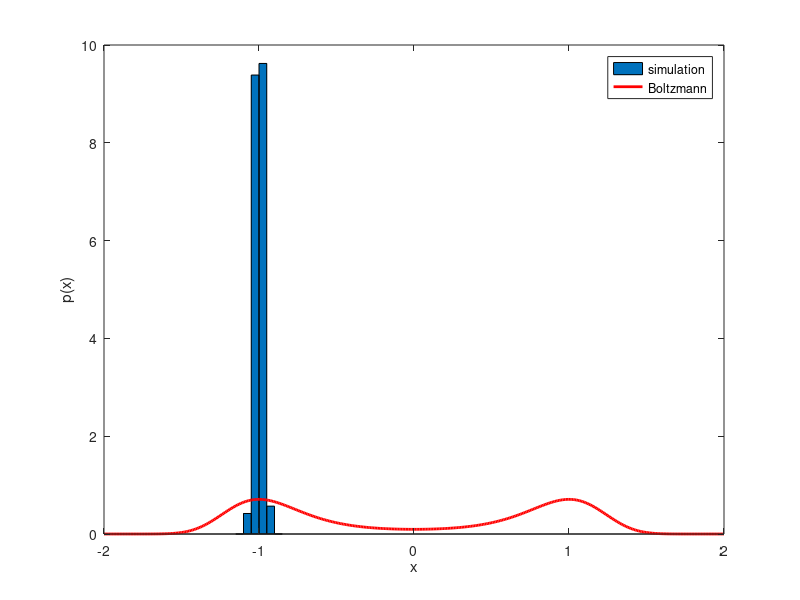

The MATLAB script that drew this image:
T = 0.5;                                  % must match --temp
x = load("positions.txt");                % skips lines starting with #

V = @(x) (x.^2 - 1).^2;
Z = quadgk(@(x) exp(-V(x) / T), -Inf, Inf);

edges = linspace(-2, 2, 81);              % 80 bins
centers = (edges(1:end-1) + edges(2:end)) / 2;
binWidth = edges(2) - edges(1);
counts = histc(x, edges);
counts = counts(1:end-1);                 % histc's last bin only counts x == 2 exactly
density = counts / (numel(x) * binWidth); % normalize like a probability density

xs = linspace(-2, 2, 400);
figure("visible", "off");                 % no display on the server
bar(centers, density, 1); hold on;
plot(xs, exp(-V(xs) / T) / Z, "r", "linewidth", 2);
xlabel("x"); ylabel("p(x)"); legend("simulation", "Boltzmann");
print("distribution.png", "-dpng");
